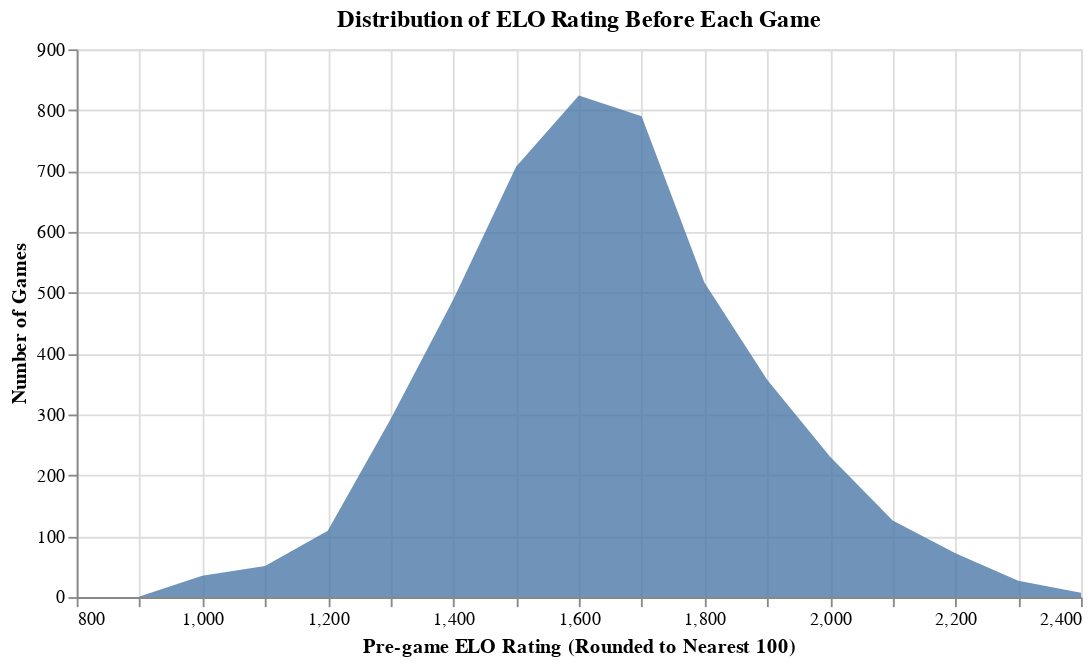

This figure's notebook cell:
### Markdown cell above
#### What is the distribution of ELO scores? Does it match up with what other sources say should be the distribution of ELO scores?

### Code cell
# Distribution of rating dataset
df_mid_season['team_pregame_elo_round'] = df_mid_season['team_pregame_elo'].round(decimals=-2)
b = df_mid_season.groupby(by = 'team_pregame_elo_round').agg({'season': 'count'}).reset_index().rename({'season': 'count'})

alt.Chart(b).mark_area(opacity = .8).encode(
    alt.X('team_pregame_elo_round', title = 'Pre-game ELO Rating (Rounded to Nearest 100)'),
    alt.Y('season', title = 'Number of Games'))\
.properties(title = 'Distribution of ELO Rating Before Each Game', height = 300, width = 550)

### Figure 1 — Vega-Lite specification as saved in the notebook (floating-point values rounded to 4 significant figures)
{"config": {"view": {"continuousWidth": 300, "continuousHeight": 300}}, "data": {"name": "data-7501c18fe4e15f9c1b498990828d26c0"}, "mark": {"type": "area", "opacity": 0.8}, "encoding": {"x": {"field": "team_pregame_elo_round", "title": "Pre-game ELO Rating (Rounded to Nearest 100)", "type": "quantitative"}, "y": {"field": "season", "title": "Number of Games", "type": "quantitative"}}, "height": 300, "title": "Distribution of ELO Rating Before Each Game", "width": 550, "$schema": "https://vega.github.io/schema/vega-lite/v5.6.1.json", "datasets": {"data-7501c18fe4e15f9c1b498990828d26c0": [{"team_pregame_elo_round": 900.0, "season": 1}, {"team_pregame_elo_round": 1000.0, "season": 35}, {"team_pregame_elo_round": 1100.0, "season": 51}, {"team_pregame_elo_round": 1200.0, "season": 109}, {"team_pregame_elo_round": 1300.0, "season": 292}, {"team_pregame_elo_round": 1400.0, "season": 489}, {"team_pregame_elo_round": 1500.0, "season": 707}, {"team_pregame_elo_round": 1600.0, "season": 824}, {"team_pregame_elo_round": 1700.0, "season": 790}, {"team_pregame_elo_round": 1800.0, "season": 517}, {"team_pregame_elo_round": 1900.0, "season": 357}, {"team_pregame_elo_round": 2000.0, "season": 231}, {"team_pregame_elo_round": 2100.0, "season": 126}, {"team_pregame_elo_round": 2200.0, "season": 72}, {"team_pregame_elo_round": 2300.0, "season": 27}, {"team_pregame_elo_round": 2400.0, "season": 7}]}}
